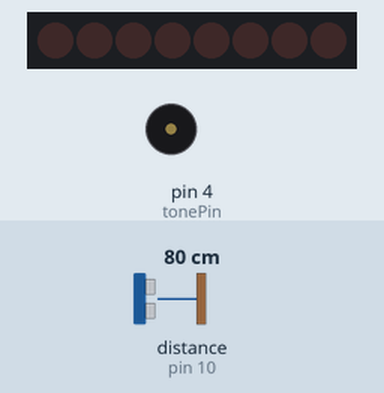
Bench run of a sketch on a simulated Arduino Uno, built with avr-gcc and run on an emulated ATmega328P. Shown: 8 shift-register outputs drawn as a row of LEDs (first output left, lit = HIGH), buzzer (waves = sounding). Wiring (inferred from the names in the program): ultrasonic range finder: trigger pin 9; echo pin 10; shift register (74HC595): data pin 13; shift clock pin 11; latch pin 12. Wiring (inferred from the signals the program sends): row of LEDs: on Q0, Q1, Q2, Q3, Q4, Q5, Q6, Q7. The inputs (shaded band) are chosen by the test bench; at power-on: distance to the obstacle (sensor on pin 10) 80 cm. The echo pulse lasts 58.3 µs per cm.

Above: at 1.4 s.
1.5 s: distance to the obstacle (sensor on pin 10) set to 38 cm
At 3.0 s:
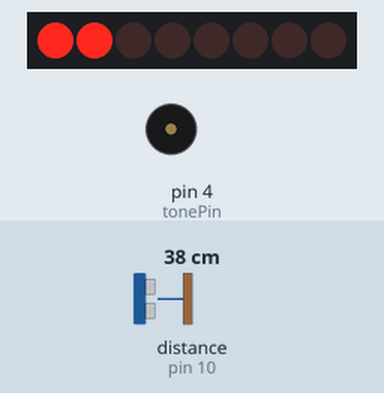
3.3 s: distance to the obstacle (sensor on pin 10) set to 32 cm
At 4.03 s:
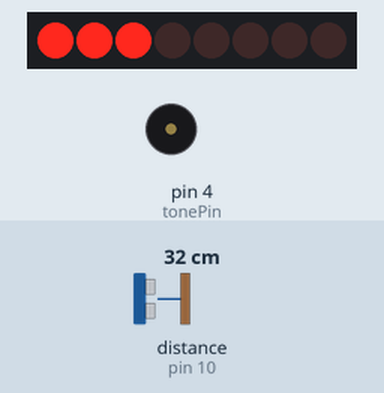
5.7 s: distance to the obstacle (sensor on pin 10) set to 2 cm
At 6.44 s:
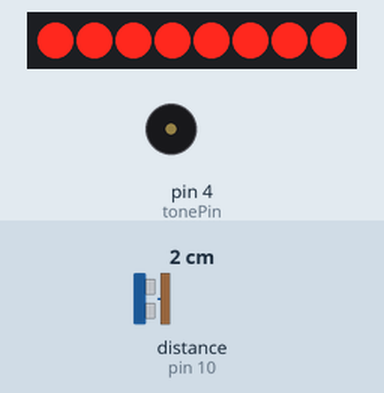
8.3 s: distance to the obstacle (sensor on pin 10) set to 9 cm
At 8.85 s:
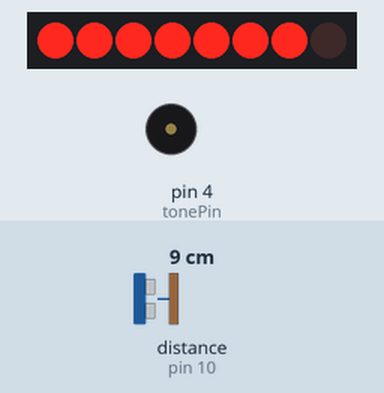
10.7 s: distance to the obstacle (sensor on pin 10) set to 18 cm
At 11.26 s:
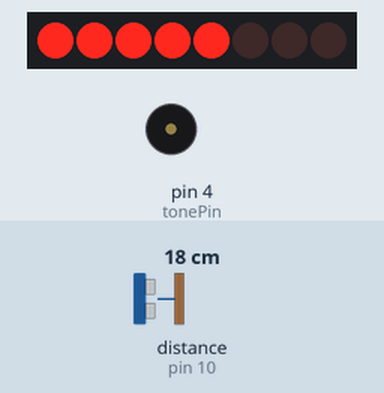
13.1 s: distance to the obstacle (sensor on pin 10) set to 4 cm
At 13.37 s:
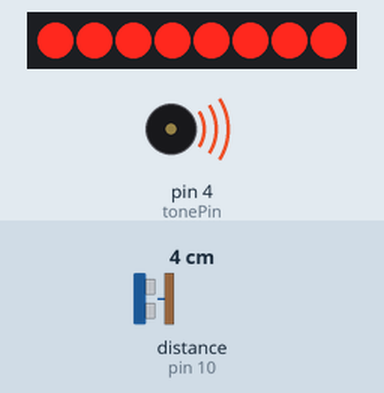
Timing chart, 0 to 16.9 s (numbered marks = the images above; inputs shaded):
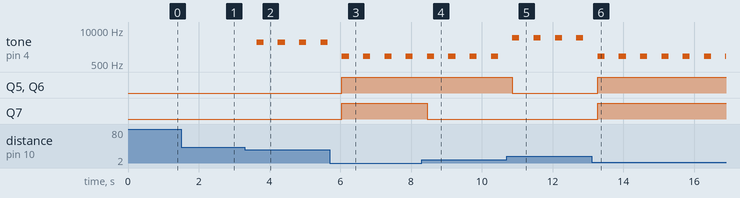

Measured:
- the behaviour switches between 35 and 34 cm on distance to the obstacle (sensor on pin 10) (found by bisection; images 1 and 2)
- after the input at 3.3 s, tone on pin 4 (tonePin): alternates 3392 Hz for 0.20 s and silent for 0.40 s, starting after 0.33 s
- after the input at 5.7 s, Q5–7: LOW → HIGH after 0.35 s
- after the input at 8.3 s, Q7: HIGH → LOW after 0.15 s
- after the input at 10.7 s, Q5, Q6: HIGH → LOW after 0.16 s
- after the input at 13.1 s, Q5–7: LOW → HIGH after 0.17 s

The sketch:

parking_with_ultra.ino
```cpp
/*
 * Ultrasonic Sensor with LED's bar graph and buzzer
*/
int tonePin = 4;    //Tone - Red Jumper
int trigPin = 9;    //Trig - violet Jumper
int echoPin = 10;   //Echo - yellow Jumper
int clockPin = 11;  //IC Pin 11 - white Jumper
int latchPin = 12;  //IC Pin 12 - Blue Jumper
int dataPin = 13;   //IC Pin 14 - Green Jumper

byte possible_patterns[9] = {
B00000000,
B00000001,
B00000011,
B00000111,
B00001111,
B00011111,
B00111111,
B01111111,
B11111111,
};
int proximity=0;
int duration;
int distance;

void setup() {
  //Serial Port
  Serial.begin (9600);

  pinMode(trigPin, OUTPUT);
  pinMode(echoPin, INPUT);
  pinMode(clockPin, OUTPUT);
  pinMode(latchPin, OUTPUT);
  pinMode(dataPin, OUTPUT);
  pinMode(tonePin, OUTPUT);
}

void loop() {
  digitalWrite(latchPin, LOW);
  digitalWrite(trigPin, HIGH);
  delayMicroseconds(1000);
  digitalWrite(trigPin, LOW);
  duration = pulseIn(echoPin, HIGH);
  distance = (duration/2) / 29.1;

  /*if (distance >= 45 || distance <= 0){
    Serial.println("Out of range");
  }
  else {
    Serial.print(distance);
    Serial.println(" cm");
  }*/

  proximity=map(distance, 0, 45, 8, 0);
  //Serial.println(proximity);

  if (proximity <= 0){
    proximity=0;
  }
  else if (proximity >= 3 && proximity <= 4){
    tone(tonePin, 200000, 200);
  }
  else if (proximity >= 5 && proximity <= 6){
     tone(tonePin,5000, 200);
  }
  else if (proximity >= 7 && proximity <= 8){
    tone(tonePin, 1000, 200);
  }
  shiftOut(dataPin, clockPin, MSBFIRST, possible_patterns[proximity]);
  digitalWrite(latchPin, HIGH);


  delay(600);
  noTone(tonePin);
}
```
